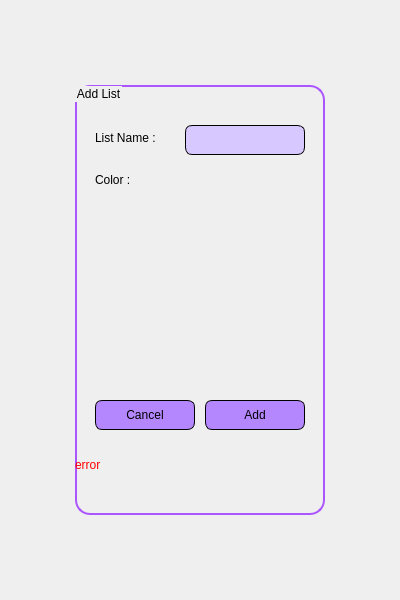
<?xml version="1.0" encoding="UTF-8"?>
<ui version="4.0">
 <class>AddList</class>
 <widget class="QMainWindow" name="AddList">
  <property name="geometry">
   <rect>
    <x>0</x>
    <y>0</y>
    <width>400</width>
    <height>600</height>
   </rect>
  </property>
  <property name="minimumSize">
   <size>
    <width>400</width>
    <height>600</height>
   </size>
  </property>
  <property name="maximumSize">
   <size>
    <width>400</width>
    <height>600</height>
   </size>
  </property>
  <property name="windowTitle">
   <string>Add List</string>
  </property>
  <property name="styleSheet">
   <string notr="true">QMainWindow {
background-image: url(:/images/background/backverticalback.png);
 }
QGroupBox {
border: 2px solid #aa55ff;
border-radius: 15px;
}</string>
  </property>
  <widget class="QWidget" name="centralwidget">
   <widget class="QGroupBox" name="groupBox">
    <property name="geometry">
     <rect>
      <x>75</x>
      <y>85</y>
      <width>250</width>
      <height>430</height>
     </rect>
    </property>
    <property name="styleSheet">
     <string notr="true">color: rgb(0, 0, 0);
font: 15pt &quot;Merriweather&quot;;
</string>
    </property>
    <property name="title">
     <string>Add List</string>
    </property>
    <widget class="QLabel" name="labelColor">
     <property name="geometry">
      <rect>
       <x>20</x>
       <y>80</y>
       <width>120</width>
       <height>30</height>
      </rect>
     </property>
     <property name="styleSheet">
      <string notr="true">font: 10pt &quot;Merriweather&quot;;</string>
     </property>
     <property name="text">
      <string>Color :</string>
     </property>
    </widget>
    <widget class="QLabel" name="labelListName">
     <property name="geometry">
      <rect>
       <x>20</x>
       <y>38</y>
       <width>100</width>
       <height>30</height>
      </rect>
     </property>
     <property name="styleSheet">
      <string notr="true">font: 10pt &quot;Merriweather&quot;;</string>
     </property>
     <property name="text">
      <string>List Name :</string>
     </property>
    </widget>
    <widget class="QLineEdit" name="lineEditListName">
     <property name="geometry">
      <rect>
       <x>110</x>
       <y>40</y>
       <width>120</width>
       <height>30</height>
      </rect>
     </property>
     <property name="styleSheet">
      <string notr="true">QLineEdit {
font: 9pt&quot;Merriweather&quot;;
border-radius: 7px;
background-color: rgb(215, 200, 255);
border: 1px solid #000000;
padding: 5px;
}
QLineEdit:hover {
	background-color: rgb(206, 192, 247);
}</string>
     </property>
     <property name="placeholderText">
      <string/>
     </property>
    </widget>
    <widget class="QLabel" name="labelError">
     <property name="geometry">
      <rect>
       <x>0</x>
       <y>370</y>
       <width>250</width>
       <height>20</height>
      </rect>
     </property>
     <property name="styleSheet">
      <string notr="true">font: 8pt &quot;Merriweather&quot;;
color: rgb(255, 0, 0);
qproperty-alignment: 'AlignHCenter';</string>
     </property>
     <property name="text">
      <string>error</string>
     </property>
    </widget>
    <widget class="QLabel" name="labelBackground">
     <property name="geometry">
      <rect>
       <x>50</x>
       <y>180</y>
       <width>150</width>
       <height>100</height>
      </rect>
     </property>
     <property name="styleSheet">
      <string notr="true"/>
     </property>
     <property name="text">
      <string/>
     </property>
    </widget>
    <widget class="QPushButton" name="pushButtonAdd">
     <property name="geometry">
      <rect>
       <x>130</x>
       <y>315</y>
       <width>100</width>
       <height>30</height>
      </rect>
     </property>
     <property name="cursor">
      <cursorShape>PointingHandCursor</cursorShape>
     </property>
     <property name="styleSheet">
      <string notr="true">QPushButton:hover {
  background-color: rgb(165, 125, 235);
}
QPushButton {
	font: 10pt&quot;Merriweather&quot;;
	border-radius: 7px;
	background-color: rgb(180, 135, 255);
	border: 1px solid #000000;
	color: rgb(0, 0, 0);
}
QPushButton:pressed {
	background-color: rgb(135, 100, 195);
}</string>
     </property>
     <property name="text">
      <string>Add</string>
     </property>
     <property name="iconSize">
      <size>
       <width>35</width>
       <height>20</height>
      </size>
     </property>
    </widget>
    <widget class="QWidget" name="layoutWidget">
     <property name="geometry">
      <rect>
       <x>20</x>
       <y>120</y>
       <width>211</width>
       <height>51</height>
      </rect>
     </property>
     <layout class="QHBoxLayout" name="horizontalLayout">
      <property name="spacing">
       <number>5</number>
      </property>
      <property name="leftMargin">
       <number>10</number>
      </property>
      <property name="topMargin">
       <number>0</number>
      </property>
      <property name="rightMargin">
       <number>10</number>
      </property>
      <item>
       <widget class="QPushButton" name="pushButtonBlue">
        <property name="cursor">
         <cursorShape>PointingHandCursor</cursorShape>
        </property>
        <property name="styleSheet">
         <string notr="true">background: transparent;
border: none;</string>
        </property>
        <property name="text">
         <string/>
        </property>
        <property name="icon">
         <iconset resource="images.qrc">
          <normaloff>:/images/icon/blue_color.png</normaloff>
          <normalon>:/images/icon/select_blue_color.png</normalon>:/images/icon/blue_color.png</iconset>
        </property>
        <property name="iconSize">
         <size>
          <width>35</width>
          <height>30</height>
         </size>
        </property>
        <property name="checkable">
         <bool>true</bool>
        </property>
        <property name="autoExclusive">
         <bool>true</bool>
        </property>
       </widget>
      </item>
      <item>
       <widget class="QPushButton" name="pushButtonGreen">
        <property name="cursor">
         <cursorShape>PointingHandCursor</cursorShape>
        </property>
        <property name="styleSheet">
         <string notr="true">background: transparent;
border: none;
</string>
        </property>
        <property name="text">
         <string/>
        </property>
        <property name="icon">
         <iconset resource="images.qrc">
          <normaloff>:/images/icon/green_color.png</normaloff>
          <normalon>:/images/icon/select_green_color.png</normalon>:/images/icon/green_color.png</iconset>
        </property>
        <property name="iconSize">
         <size>
          <width>35</width>
          <height>30</height>
         </size>
        </property>
        <property name="checkable">
         <bool>true</bool>
        </property>
        <property name="autoExclusive">
         <bool>true</bool>
        </property>
       </widget>
      </item>
      <item>
       <widget class="QPushButton" name="pushButtonPink">
        <property name="cursor">
         <cursorShape>PointingHandCursor</cursorShape>
        </property>
        <property name="styleSheet">
         <string notr="true">background: transparent;
border: none;</string>
        </property>
        <property name="text">
         <string/>
        </property>
        <property name="icon">
         <iconset resource="images.qrc">
          <normaloff>:/images/icon/pink_color.png</normaloff>
          <normalon>:/images/icon/select_pink_color.png</normalon>:/images/icon/pink_color.png</iconset>
        </property>
        <property name="iconSize">
         <size>
          <width>35</width>
          <height>30</height>
         </size>
        </property>
        <property name="checkable">
         <bool>true</bool>
        </property>
        <property name="autoExclusive">
         <bool>true</bool>
        </property>
       </widget>
      </item>
      <item>
       <widget class="QPushButton" name="pushButtonPurple">
        <property name="cursor">
         <cursorShape>PointingHandCursor</cursorShape>
        </property>
        <property name="styleSheet">
         <string notr="true">background: transparent;
border: none;</string>
        </property>
        <property name="text">
         <string/>
        </property>
        <property name="icon">
         <iconset resource="images.qrc">
          <normaloff>:/images/icon/purple_color.png</normaloff>
          <normalon>:/images/icon/select_purple_color.png</normalon>:/images/icon/purple_color.png</iconset>
        </property>
        <property name="iconSize">
         <size>
          <width>35</width>
          <height>30</height>
         </size>
        </property>
        <property name="checkable">
         <bool>true</bool>
        </property>
        <property name="autoExclusive">
         <bool>true</bool>
        </property>
       </widget>
      </item>
     </layout>
    </widget>
    <widget class="QPushButton" name="pushButtonCancel">
     <property name="geometry">
      <rect>
       <x>20</x>
       <y>315</y>
       <width>100</width>
       <height>30</height>
      </rect>
     </property>
     <property name="cursor">
      <cursorShape>PointingHandCursor</cursorShape>
     </property>
     <property name="styleSheet">
      <string notr="true">QPushButton:hover {
  background-color: rgb(165, 125, 235);
}
QPushButton {
	font: 10pt&quot;Merriweather&quot;;
	border-radius: 7px;
	background-color: rgb(180, 135, 255);
	border: 1px solid #000000;
	color: rgb(0, 0, 0);
}
QPushButton:pressed {
	background-color: rgb(135, 100, 195);
}</string>
     </property>
     <property name="text">
      <string>Cancel</string>
     </property>
     <property name="iconSize">
      <size>
       <width>35</width>
       <height>20</height>
      </size>
     </property>
    </widget>
   </widget>
  </widget>
 </widget>
 <resources>
  <include location="images.qrc"/>
 </resources>
 <connections/>
</ui>
